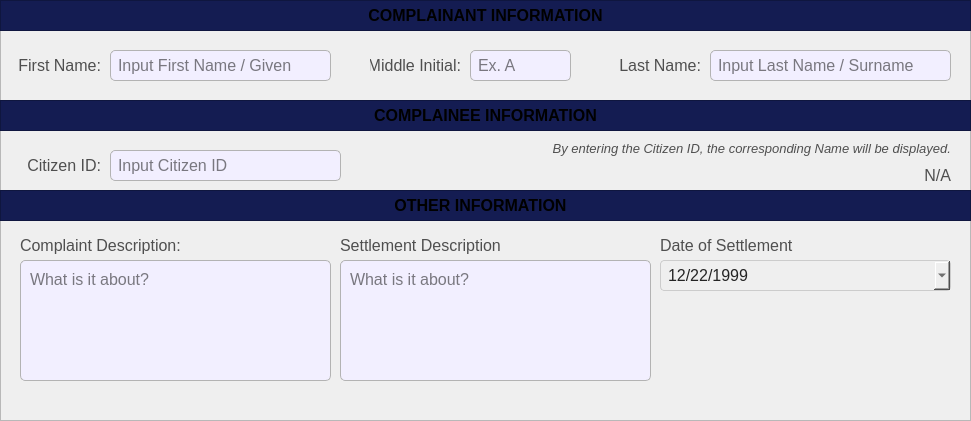
  <widget class="QFrame" name="basePopUpBodyFrame">
   <property name="geometry">
    <rect>
     <x>10</x>
     <y>50</y>
     <width>971</width>
     <height>421</height>
    </rect>
   </property>
   <property name="styleSheet">
    <string notr="true">#basePopUpBodyFrame {
	background-color: rgb(247, 247, 247);
	border: 1px solid rgb(194, 194, 194);
	border-radius: 10px;
}</string>
   </property>
   <property name="frameShape">
    <enum>QFrame::Shape::StyledPanel</enum>
   </property>
   <property name="frameShadow">
    <enum>QFrame::Shadow::Raised</enum>
   </property>
   <widget class="QFrame" name="basePopUpTitleFrame_3">
    <property name="geometry">
     <rect>
      <x>0</x>
      <y>100</y>
      <width>971</width>
      <height>31</height>
     </rect>
    </property>
    <property name="styleSheet">
     <string notr="true">#basePopUpTitleFrame_3 {
	background-color: #141c52;
}</string>
    </property>
    <property name="frameShape">
     <enum>QFrame::Shape::StyledPanel</enum>
    </property>
    <property name="frameShadow">
     <enum>QFrame::Shadow::Raised</enum>
    </property>
    <widget class="QLabel" name="label_title_3">
     <property name="geometry">
      <rect>
       <x>0</x>
       <y>0</y>
       <width>971</width>
       <height>31</height>
      </rect>
     </property>
     <property name="font">
      <font>
       <family>Arial</family>
       <pointsize>12</pointsize>
       <bold>true</bold>
      </font>
     </property>
     <property name="styleSheet">
      <string notr="true">#label_title{
	background-color:transparent;
	color: rgb(255, 255, 255);
}</string>
     </property>
     <property name="text">
      <string>COMPLAINEE INFORMATION</string>
     </property>
     <property name="alignment">
      <set>Qt::AlignmentFlag::AlignCenter</set>
     </property>
    </widget>
   </widget>
   <widget class="QLineEdit" name="record_ComplainantFirstName">
    <property name="geometry">
     <rect>
      <x>110</x>
      <y>50</y>
      <width>221</width>
      <height>31</height>
     </rect>
    </property>
    <property name="font">
     <font>
      <family>Arial</family>
      <pointsize>12</pointsize>
     </font>
    </property>
    <property name="styleSheet">
     <string notr="true">#record_ComplainantFirstName{
	border: 1px solid #b3b3b3;  /* Black border */
    border-radius: 5px;        /* Rounded corners */
    padding: 5px;               /* Inner spacing */
    background-color: #f2efff;  /* Gray background */
    color: #000000; 
}

</string>
    </property>
    <property name="text">
     <string/>
    </property>
    <property name="maxLength">
     <number>50</number>
    </property>
    <property name="placeholderText">
     <string>Input First Name / Given</string>
    </property>
   </widget>
   <widget class="QLabel" name="record_labelComplaintDesc">
    <property name="geometry">
     <rect>
      <x>20</x>
      <y>230</y>
      <width>311</width>
      <height>31</height>
     </rect>
    </property>
    <property name="font">
     <font>
      <family>Arial</family>
      <pointsize>12</pointsize>
     </font>
    </property>
    <property name="styleSheet">
     <string notr="true">#record_labelComplaintDesc{
	background-color:transparent;
	color:#4f4f4f;
}</string>
    </property>
    <property name="text">
     <string>Complaint Description:</string>
    </property>
    <property name="alignment">
     <set>Qt::AlignmentFlag::AlignLeading|Qt::AlignmentFlag::AlignLeft|Qt::AlignmentFlag::AlignVCenter</set>
    </property>
   </widget>
   <widget class="QLabel" name="record_labelComplainantFirstName">
    <property name="geometry">
     <rect>
      <x>10</x>
      <y>50</y>
      <width>91</width>
      <height>31</height>
     </rect>
    </property>
    <property name="font">
     <font>
      <family>Arial</family>
      <pointsize>12</pointsize>
     </font>
    </property>
    <property name="styleSheet">
     <string notr="true">#record_labelComplainantFirstName{
	background-color:transparent;
	color:#4f4f4f;
}</string>
    </property>
    <property name="text">
     <string>First Name:</string>
    </property>
    <property name="alignment">
     <set>Qt::AlignmentFlag::AlignRight|Qt::AlignmentFlag::AlignTrailing|Qt::AlignmentFlag::AlignVCenter</set>
    </property>
   </widget>
   <widget class="QFrame" name="basePopUpTitleFrame_4">
    <property name="geometry">
     <rect>
      <x>0</x>
      <y>0</y>
      <width>971</width>
      <height>31</height>
     </rect>
    </property>
    <property name="styleSheet">
     <string notr="true">#basePopUpTitleFrame_4 {
	background-color: #141c52;
}</string>
    </property>
    <property name="frameShape">
     <enum>QFrame::Shape::StyledPanel</enum>
    </property>
    <property name="frameShadow">
     <enum>QFrame::Shadow::Raised</enum>
    </property>
    <widget class="QLabel" name="label_title_4">
     <property name="geometry">
      <rect>
       <x>0</x>
       <y>0</y>
       <width>971</width>
       <height>31</height>
      </rect>
     </property>
     <property name="font">
      <font>
       <family>Arial</family>
       <pointsize>12</pointsize>
       <bold>true</bold>
      </font>
     </property>
     <property name="styleSheet">
      <string notr="true">#label_title{
	background-color:transparent;
	color: rgb(255, 255, 255);
}</string>
     </property>
     <property name="text">
      <string>COMPLAINANT INFORMATION</string>
     </property>
     <property name="alignment">
      <set>Qt::AlignmentFlag::AlignCenter</set>
     </property>
    </widget>
   </widget>
   <widget class="QPlainTextEdit" name="record_ComplaintDesc">
    <property name="geometry">
     <rect>
      <x>20</x>
      <y>260</y>
      <width>311</width>
      <height>121</height>
     </rect>
    </property>
    <property name="font">
     <font>
      <family>Arial</family>
      <pointsize>12</pointsize>
     </font>
    </property>
    <property name="styleSheet">
     <string notr="true">#record_ComplaintDesc{
	border: 1px solid #b3b3b3;  /* Black border */
    border-radius: 5px;        /* Rounded corners */
    padding: 5px;               /* Inner spacing */
    background-color: #f2efff;  /* Gray background */
    color: #000000; 
}

</string>
    </property>
    <property name="placeholderText">
     <string>What is it about?</string>
    </property>
   </widget>
   <widget class="QLabel" name="record_labelComplainantMiddleInitial">
    <property name="geometry">
     <rect>
      <x>370</x>
      <y>50</y>
      <width>91</width>
      <height>31</height>
     </rect>
    </property>
    <property name="font">
     <font>
      <family>Arial</family>
      <pointsize>12</pointsize>
     </font>
    </property>
    <property name="styleSheet">
     <string notr="true">#record_labelComplainantMiddleInitial{
	background-color:transparent;
	color:#4f4f4f;
}</string>
    </property>
    <property name="text">
     <string>Middle Initial:</string>
    </property>
    <property name="alignment">
     <set>Qt::AlignmentFlag::AlignRight|Qt::AlignmentFlag::AlignTrailing|Qt::AlignmentFlag::AlignVCenter</set>
    </property>
   </widget>
   <widget class="QLineEdit" name="record_ComplainantMiddleInitial">
    <property name="geometry">
     <rect>
      <x>470</x>
      <y>50</y>
      <width>101</width>
      <height>31</height>
     </rect>
    </property>
    <property name="font">
     <font>
      <family>Arial</family>
      <pointsize>12</pointsize>
     </font>
    </property>
    <property name="styleSheet">
     <string notr="true">#record_ComplainantMiddleInitial{
	border: 1px solid #b3b3b3;  /* Black border */
    border-radius: 5px;        /* Rounded corners */
    padding: 5px;               /* Inner spacing */
    background-color: #f2efff;  /* Gray background */
    color: #000000; 
}

</string>
    </property>
    <property name="text">
     <string/>
    </property>
    <property name="maxLength">
     <number>50</number>
    </property>
    <property name="placeholderText">
     <string>Ex. A</string>
    </property>
   </widget>
   <widget class="QLabel" name="record_labelComplainantLastName">
    <property name="geometry">
     <rect>
      <x>610</x>
      <y>50</y>
      <width>91</width>
      <height>31</height>
     </rect>
    </property>
    <property name="font">
     <font>
      <family>Arial</family>
      <pointsize>12</pointsize>
     </font>
    </property>
    <property name="styleSheet">
     <string notr="true">#record_labelComplainantLastName{
	background-color:transparent;
	color:#4f4f4f;
}</string>
    </property>
    <property name="text">
     <string>Last Name:</string>
    </property>
    <property name="alignment">
     <set>Qt::AlignmentFlag::AlignRight|Qt::AlignmentFlag::AlignTrailing|Qt::AlignmentFlag::AlignVCenter</set>
    </property>
   </widget>
   <widget class="QLineEdit" name="record_ComplainantLastName">
    <property name="geometry">
     <rect>
      <x>710</x>
      <y>50</y>
      <width>241</width>
      <height>31</height>
     </rect>
    </property>
    <property name="font">
     <font>
      <family>Arial</family>
      <pointsize>12</pointsize>
     </font>
    </property>
    <property name="styleSheet">
     <string notr="true">#record_ComplainantLastName{
	border: 1px solid #b3b3b3;  /* Black border */
    border-radius: 5px;        /* Rounded corners */
    padding: 5px;               /* Inner spacing */
    background-color: #f2efff;  /* Gray background */
    color: #000000; 
}

</string>
    </property>
    <property name="text">
     <string/>
    </property>
    <property name="maxLength">
     <number>50</number>
    </property>
    <property name="placeholderText">
     <string>Input Last Name / Surname</string>
    </property>
   </widget>
   <widget class="QLineEdit" name="record_citizenIDANDsearch">
    <property name="geometry">
     <rect>
      <x>110</x>
      <y>150</y>
      <width>231</width>
      <height>31</height>
     </rect>
    </property>
    <property name="font">
     <font>
      <family>Arial</family>
      <pointsize>12</pointsize>
     </font>
    </property>
    <property name="styleSheet">
     <string notr="true">#record_citizenIDANDsearch{
	border: 1px solid #b3b3b3;  /* Black border */
    border-radius: 5px;        /* Rounded corners */
    padding: 5px;               /* Inner spacing */
    background-color: #f2efff;  /* Gray background */
    color: #000000; 
}

</string>
    </property>
    <property name="text">
     <string/>
    </property>
    <property name="maxLength">
     <number>50</number>
    </property>
    <property name="placeholderText">
     <string>Input Citizen ID</string>
    </property>
   </widget>
   <widget class="QLabel" name="labelNote_2">
    <property name="geometry">
     <rect>
      <x>520</x>
      <y>140</y>
      <width>431</width>
      <height>16</height>
     </rect>
    </property>
    <property name="font">
     <font>
      <family>Arial</family>
      <pointsize>10</pointsize>
      <italic>true</italic>
      <bold>false</bold>
     </font>
    </property>
    <property name="styleSheet">
     <string notr="true">#labelNote_2 {
	background-color: transparent;
	color: #4f4f4f;
}
</string>
    </property>
    <property name="text">
     <string>By entering the Citizen ID, the corresponding Name will be displayed.</string>
    </property>
    <property name="alignment">
     <set>Qt::AlignmentFlag::AlignRight|Qt::AlignmentFlag::AlignTrailing|Qt::AlignmentFlag::AlignVCenter</set>
    </property>
   </widget>
   <widget class="QLabel" name="display_citizenFullName">
    <property name="geometry">
     <rect>
      <x>430</x>
      <y>160</y>
      <width>521</width>
      <height>31</height>
     </rect>
    </property>
    <property name="font">
     <font>
      <family>Arial</family>
      <pointsize>12</pointsize>
     </font>
    </property>
    <property name="styleSheet">
     <string notr="true">#display_citizenFullName{
	background-color:transparent;
	color:#4f4f4f;
}</string>
    </property>
    <property name="text">
     <string>N/A</string>
    </property>
    <property name="alignment">
     <set>Qt::AlignmentFlag::AlignRight|Qt::AlignmentFlag::AlignTrailing|Qt::AlignmentFlag::AlignVCenter</set>
    </property>
   </widget>
   <widget class="QLabel" name="record_labelCitizenID">
    <property name="geometry">
     <rect>
      <x>10</x>
      <y>150</y>
      <width>91</width>
      <height>31</height>
     </rect>
    </property>
    <property name="font">
     <font>
      <family>Arial</family>
      <pointsize>12</pointsize>
     </font>
    </property>
    <property name="styleSheet">
     <string notr="true">#record_labelCitizenID{
	background-color:transparent;
	color:#4f4f4f;
}</string>
    </property>
    <property name="text">
     <string>Citizen ID:</string>
    </property>
    <property name="alignment">
     <set>Qt::AlignmentFlag::AlignRight|Qt::AlignmentFlag::AlignTrailing|Qt::AlignmentFlag::AlignVCenter</set>
    </property>
   </widget>
   <widget class="QPlainTextEdit" name="record_SettlementDesc">
    <property name="geometry">
     <rect>
      <x>340</x>
      <y>260</y>
      <width>311</width>
      <height>121</height>
     </rect>
    </property>
    <property name="font">
     <font>
      <family>Arial</family>
      <pointsize>12</pointsize>
     </font>
    </property>
    <property name="styleSheet">
     <string notr="true">#record_SettlementDesc{
	border: 1px solid #b3b3b3;  /* Black border */
    border-radius: 5px;        /* Rounded corners */
    padding: 5px;               /* Inner spacing */
    background-color: #f2efff;  /* Gray background */
    color: #000000; 
}

</string>
    </property>
    <property name="placeholderText">
     <string>What is it about?</string>
    </property>
   </widget>
   <widget class="QLabel" name="record_labelSettlementDesc">
    <property name="geometry">
     <rect>
      <x>340</x>
      <y>230</y>
      <width>311</width>
      <height>31</height>
     </rect>
    </property>
    <property name="font">
     <font>
      <family>Arial</family>
      <pointsize>12</pointsize>
     </font>
    </property>
    <property name="styleSheet">
     <string notr="true">#record_labelSettlementDesc{
	background-color:transparent;
	color:#4f4f4f;
}</string>
    </property>
    <property name="text">
     <string>Settlement Description</string>
    </property>
    <property name="alignment">
     <set>Qt::AlignmentFlag::AlignLeading|Qt::AlignmentFlag::AlignLeft|Qt::AlignmentFlag::AlignVCenter</set>
    </property>
   </widget>
   <widget class="QFrame" name="basePopUpTitleFrame_5">
    <property name="geometry">
     <rect>
      <x>0</x>
      <y>190</y>
      <width>971</width>
      <height>31</height>
     </rect>
    </property>
    <property name="styleSheet">
     <string notr="true">#basePopUpTitleFrame_5 {
	background-color: #141c52;
}</string>
    </property>
    <property name="frameShape">
     <enum>QFrame::Shape::StyledPanel</enum>
    </property>
    <property name="frameShadow">
     <enum>QFrame::Shadow::Raised</enum>
    </property>
    <widget class="QLabel" name="label_title_5">
     <property name="geometry">
      <rect>
       <x>0</x>
       <y>0</y>
       <width>961</width>
       <height>31</height>
      </rect>
     </property>
     <property name="font">
      <font>
       <family>Arial</family>
       <pointsize>12</pointsize>
       <bold>true</bold>
      </font>
     </property>
     <property name="styleSheet">
      <string notr="true">#label_title{
	background-color:transparent;
	color: rgb(255, 255, 255);
}</string>
     </property>
     <property name="text">
      <string>OTHER INFORMATION</string>
     </property>
     <property name="alignment">
      <set>Qt::AlignmentFlag::AlignCenter</set>
     </property>
    </widget>
   </widget>
   <widget class="QLabel" name="record_labelDateOfSettlement">
    <property name="geometry">
     <rect>
      <x>660</x>
      <y>230</y>
      <width>301</width>
      <height>31</height>
     </rect>
    </property>
    <property name="font">
     <font>
      <family>Arial</family>
      <pointsize>12</pointsize>
     </font>
    </property>
    <property name="styleSheet">
     <string notr="true">#record_labelDateOfSettlement{
	background-color:transparent;
	color:#4f4f4f;
}</string>
    </property>
    <property name="text">
     <string>Date of Settlement</string>
    </property>
    <property name="alignment">
     <set>Qt::AlignmentFlag::AlignLeading|Qt::AlignmentFlag::AlignLeft|Qt::AlignmentFlag::AlignVCenter</set>
    </property>
   </widget>
   <widget class="QDateEdit" name="record_DateOfSettlement">
    <property name="geometry">
     <rect>
      <x>660</x>
      <y>260</y>
      <width>291</width>
      <height>31</height>
     </rect>
    </property>
    <property name="font">
     <font>
      <family>Arial</family>
      <pointsize>12</pointsize>
     </font>
    </property>
    <property name="styleSheet">
     <string notr="true">#record_DateOfSettlement{
	background-color: rgb(239, 239, 239); /* Correct property name */
    color: #242424; /* Set text color to black for better contrast */
    border: 1px solid #ccc; /* Optional: Add a light border */
    padding: 5px; /* Optional: Add some padding */
    border-radius: 4px; /* Optional: Rounded corners */
}</string>
    </property>
    <property name="dateTime">
     <datetime>
      <hour>0</hour>
      <minute>0</minute>
      <second>0</second>
      <year>1999</year>
      <month>12</month>
      <day>22</day>
     </datetime>
    </property>
    <property name="displayFormat">
     <string>MM/dd/yyyy</string>
    </property>
    <property name="calendarPopup">
     <bool>true</bool>
    </property>
    <property name="currentSectionIndex">
     <number>0</number>
    </property>
    <property name="timeSpec">
     <enum>Qt::TimeSpec::UTC</enum>
    </property>
   </widget>
  </widget>
